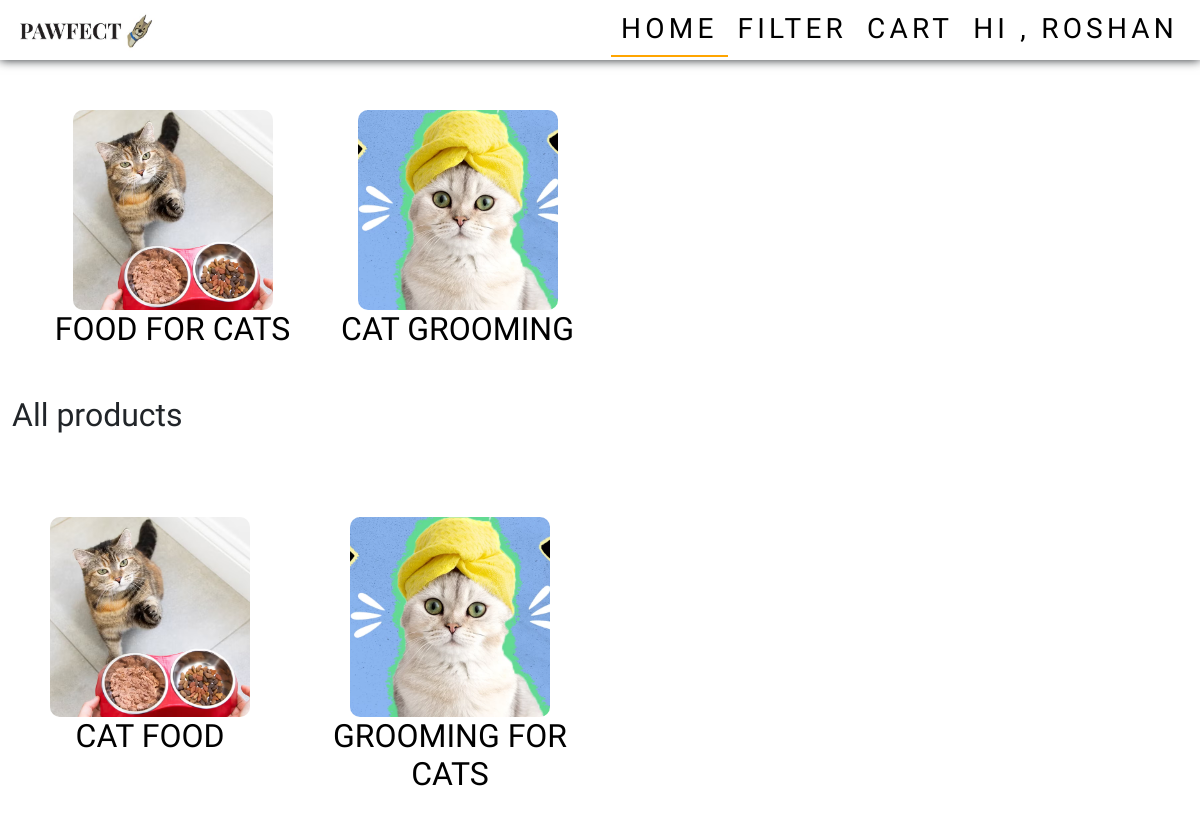
Screenshot of /petType/1 (signed in) with the database file from the repository.
### app/models.py (models this page shows)
class Category(models.Model):
    pet=models.ForeignKey(Pet,on_delete=models.CASCADE)
    category=models.TextField()
    img=models.FileField()

class Product(models.Model):
    category=models.ForeignKey(Category, on_delete=models.CASCADE)
    name=models.TextField()
    img=models.FileField()
    dis=models.TextField()

### app/views.py (the view)
# urls.py: path('petType/<pid>',views.petType),
def petType(req,pid):
    if 'user' in req.session:
        data=Category.objects.filter(pet=pid)
        data2=Product.objects.all()
        data3=[]
        for i in data2:
            if int(i.category.pet.pk) == int(pid) :
                data3.append(i)
        pet=Pet.objects.all()
        cat=Category.objects.all()
        return render(req,'user/petType.html',{'data':data,'data3':data3,'pet':pet,'cat':cat})
    else:
        return redirect(shop_login)

### templates/user/petType.html (shortened to what this page needs)
<!DOCTYPE html>
<html lang="en">
<head>
  {% load static %}
    <link href="https://cdn.jsdelivr.net/npm/bootstrap@5.3.3/dist/css/bootstrap.min.css" rel="stylesheet">
    <link rel="stylesheet" href="{% static 'css/style.css' %}">
    <link rel="stylesheet" href="{% static 'css/userHome.css' %}">
    <link rel="stylesheet" href="https://cdn.jsdelivr.net/npm/swiper@11/swiper-bundle.min.css"/>
</head>
<body>
  <nav class="navbar navbar-expand-sm  fixed-top">
    <div class="container-fluid">
      <a class="navbar-brand" href="../user_home"><img src="{% static 'images/pawfectlogo.jpg'%}" alt="" width="150px"></a>
      <div class="collapse navbar-collapse justify-content-end" id="collapsibleNavbar">
        <ul class="navbar-nav">
          <li class="nav-item">
            <a class="nav-link active" href="../user_home">Home</a>
          </li>
          <li class="nav-item dropdown petDrop">
            <a class="nav-link " href="#" role="button" data-bs-toggle="dropdown">FILTER</a>
          </li>
          <li class="nav-item">
            <a class="nav-link" href="../viewCart">CART</a>
          </li>
          <li class="nav-item dropdown userDrop">
            <a class="nav-link " href="#" role="button" data-bs-toggle="dropdown">hi , {{user.first_name}}</a>
          </li>
        </ul>
      </div>
    </div>
  </nav>
    <div class="container">
        <div class="row petRow">
          {% for i in data %}
              <div class="column">
                  <a class="petLink" href="../products/{{i.pk}}">
                      <img class="petPhoto" src="{{i.img.url}}" alt="" >
                      <h2>{{i.category}}</h2>
                  </a>
              </div>
          {% endfor %}
        </div>
    </div>
    <div class="container-fluid petType">
      <h2>All products</h2>
      <div class="row row2">
        {% for i in data3 %}
            <div class="col-3">
                <a class="petLink" href="../product/{{i.pk}}">
                    <img class="petPhoto" src="{{i.img.url}}" alt="" >
                    <h2>{{i.name}}</h2>
                </a>
            </div>
        {% endfor %}
      </div>
    </div>
</body>
</html>

### static/css/style.css (style rules this page uses)
body { margin-top: 60px; font-family: 'Cute Font'; font-size: 28px; }
.navbar { background-color: rgb(255, 255, 255); box-shadow: 0 0 10px ; height: 60px; }
.nav-link { color: rgb(0, 0, 0); padding: 5px 10px !important; text-transform: uppercase; letter-spacing: 0.15em; display: inline-block; position: relative; }
.active { color: black; border-bottom: 2px solid orange; }
.container { padding-top: 20px; }
.petType, .petType .row2 { margin-top: 40px }
.petType .row2 a { margin: 20px; }
.container .petRow { padding-top: 30px; }

### static/css/userHome.css (style rules this page uses)
.container { margin-top: 20px; }
.petPhoto { border-radius: 10px; display: block; margin-left: auto; margin-right: auto; width: 200px; height: 200px; object-fit: cover; }
.petLink { text-decoration: none; color: black; }
.petLink h2,h6 { text-align: center; }
.petDrop { position: static !important; }
.petRow .column { -ms-flex: 25%; flex: 25%; max-width: 25%; padding: 0 4px; }

### rows the page displays
Category: img (picture), category "FOOD FOR CATS"
Category: img (picture), category "CAT GROOMING"
Product: img (picture), name "CAT FOOD"
Product: img (picture), name "GROOMING FOR CATS"

### other values shown
{{ user.first_name }} "ROSHAN"
